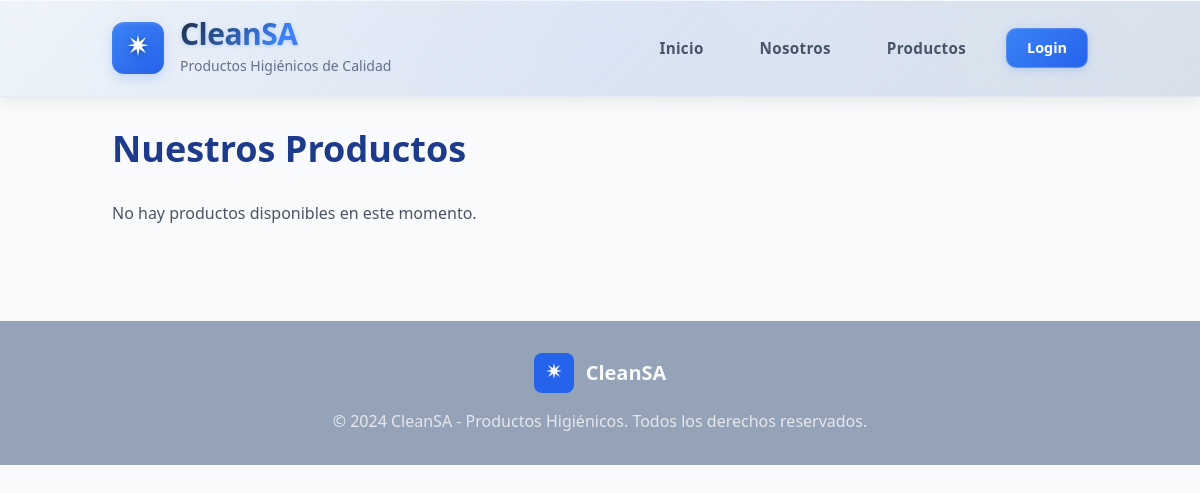
Before: /products/ with the older database file.
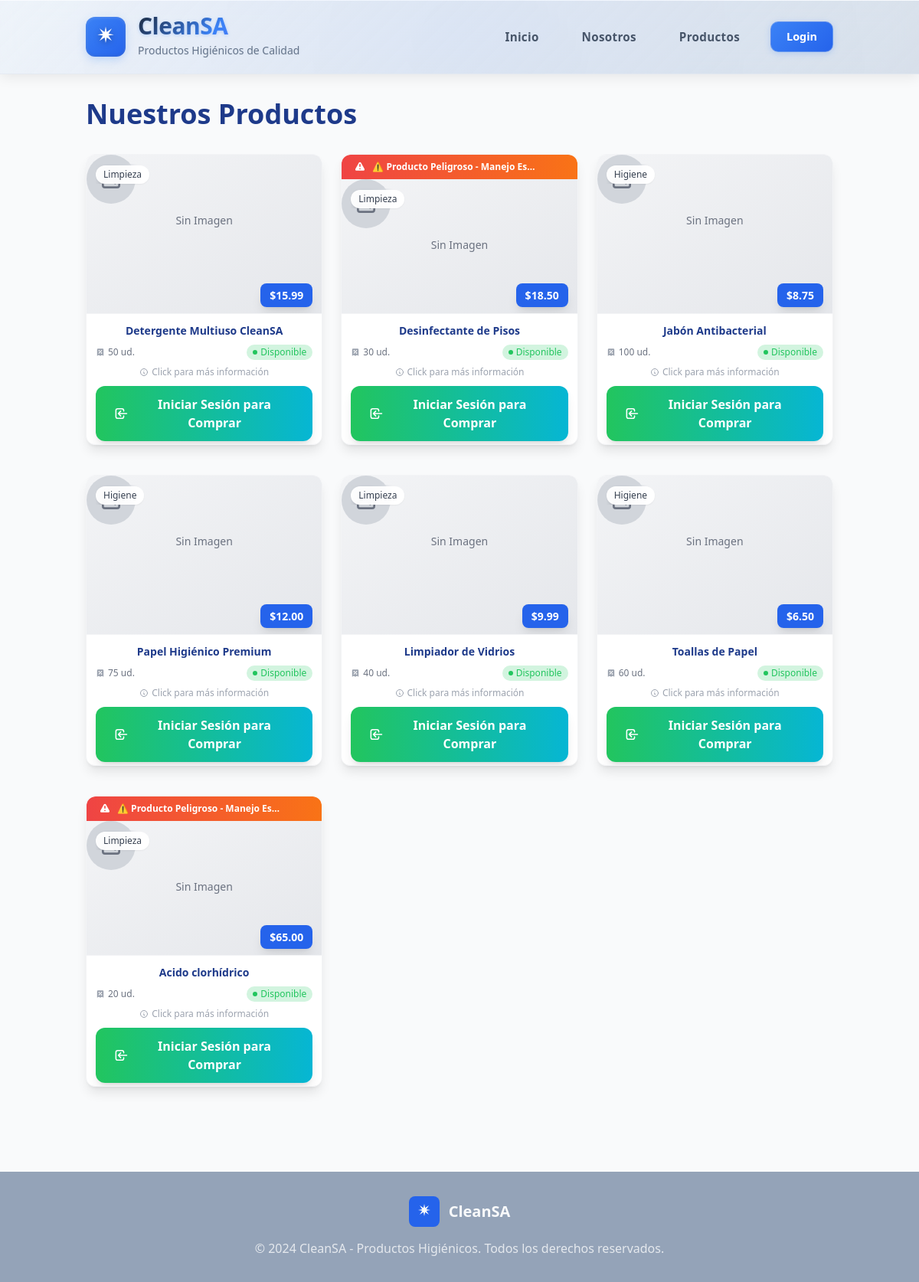
After: the same page with the newer database file.
### app/models.py (models this page shows)
class Producto (database.Model):
    __tablename__ = 'productos'
    id = database.Column(database.Integer, primary_key=True)
    nombre = database.Column(database.String(100), nullable=False)
    precio = database.Column(database.Float, nullable=False)
    stock = database.Column(database.Integer, nullable=False)
    fk_categoria = database.Column(database.Integer,database.ForeignKey('categorias.id'), nullable=False)
    peligroso = database.Column(database.Boolean, nullable=False)

class Categoria (database.Model):
    __tablename__ = 'categorias'
    id = database.Column(database.Integer, primary_key=True)
    nombre = database.Column(database.String(100), nullable=False)

### app/blueprints/products.py (the view)
@products_bp.route('/')
def list_products():
    try:
        productos = Producto.query.all()
        categorias = {cat.id: cat.nombre for cat in Categoria.query.all()}
        return render_template('productos.html',
                             productos=productos,
                             categorias=categorias)
    except Exception as e:
        return render_template('productos.html',
                             productos=[],
                             categorias={})

### app/templates/productos.html (shortened to what this page needs)
<!DOCTYPE html>
<html lang="es">
<head>
    <script src="https://cdn.tailwindcss.com"></script>
    <link rel="stylesheet" href="../static/css/nav-liquid-glass.css">
</head>
<body class="bg-smoke-white min-h-screen">
    {% include 'components/nav.html' %}
    <main class="container mx-auto px-6 py-8">
        <h1 class="text-4xl font-bold text-dark-teal mb-8">Nuestros Productos</h1>
        {% if productos %}
            <div class="grid grid-cols-1 sm:grid-cols-2 lg:grid-cols-3 gap-6">
                {% for producto in productos %}
                    {% include 'components/producto.html' %}
                {% endfor %}
            </div>
        {% else %}
            <p class="text-gray-600">No hay productos disponibles en este momento.</p>
        {% endif %}
    </main>
    {% include 'components/footer.html' %}
</body>
</html>

### app/templates/components/producto.html (shortened to what the changed rows need)
<div class="flip-card group cursor-pointer" data-producto-id="{{ producto.id }}">
    <div class="flip-card-inner">
        <div class="flip-card-front bg-white rounded-xl shadow-lg hover:shadow-xl transition-all duration-300 border border-gray-100 relative overflow-hidden">
            {% if producto.peligroso %}
                <div class="bg-gradient-to-r from-red-500 to-orange-500 text-white px-4 py-2 pr-12 text-xs font-semibold flex items-center rounded-t-xl">
                    <span class="truncate">⚠️ Producto Peligroso - Manejo Especial</span>
                </div>
            {% endif %}
            <div class="{% if producto.peligroso %}h-44{% else %}h-52{% endif %} bg-gray-50 border-b border-gray-100 relative overflow-hidden">
                <div class="placeholder-content absolute inset-0 bg-gradient-to-br from-gray-100 to-gray-200 flex flex-col items-center justify-center hidden">
                    <div class="w-16 h-16 bg-gray-300 rounded-full flex items-center justify-center mb-3">
                    </div>
                    <p class="text-gray-500 text-sm font-medium">Sin Imagen</p>
                </div>
                <div class="absolute top-3 left-3">
                    <span class="inline-flex items-center px-2.5 py-1 rounded-full text-xs font-medium bg-white bg-opacity-95 text-gray-700 shadow-sm backdrop-blur-sm">
                        {{ categorias.get(producto.fk_categoria, 'Sin categoría') }}
                    </span>
                </div>
                <div class="absolute bottom-3 right-3">
                    <span class="bg-pro-blue text-white px-3 py-1.5 rounded-lg text-base font-bold shadow-lg backdrop-blur-sm">
                        ${{ "%.2f"|format(producto.precio) }}
                    </span>
                </div>
            </div>
            <div class="p-3 flex flex-col justify-between" style="height: calc(100% - 13rem);">
                <div>
                    <h3 class="text-base font-bold text-dark-teal leading-tight mb-2">{{ producto.nombre }}</h3>
                    <div class="flex items-center justify-between mb-2">
                        <div class="flex items-center gap-1">
                            <span class="text-xs text-gray-500">{{ producto.stock }} ud.</span>
                        </div>
                        {% if producto.stock > 0 %}
                            <span class="inline-flex items-center px-2 py-0.5 rounded-full text-xs font-medium bg-warm-green bg-opacity-20 text-warm-green">
                                <div class="w-1.5 h-1.5 bg-warm-green rounded-full mr-1 animate-pulse"></div>
                                Disponible
                            </span>
                        {% else %}
                            <span class="inline-flex items-center px-2 py-0.5 rounded-full text-xs font-medium bg-red-100 text-red-800">
                                <div class="w-1.5 h-1.5 bg-red-500 rounded-full mr-1"></div>
                                Sin Stock
                            </span>
                        {% endif %}
                    </div>
                </div>
                <div class="text-center text-xs text-gray-400 mb-2">
                    <span class="inline-flex items-center">
                        <svg class="w-3 h-3 mr-1" fill="none" stroke="currentColor" viewBox="0 0 24 24">
                            <path stroke-linecap="round" stroke-linejoin="round" stroke-width="2" d="M13 16h-1v-4h-1m1-4h.01M21 12a9 9 0 11-18 0 9 9 0 0118 0z"/>
                        </svg>
                        Click para más información
                    </span>
                </div>
                {% if current_user.is_authenticated and not current_user.es_admin %}
                    {% if producto.stock > 0 %}
                        {% if producto.peligroso and current_user.es_particular %}
                            <div class="w-full bg-gradient-to-r from-orange-400 to-red-500 text-white font-medium py-3 px-4 rounded-xl text-center text-sm border border-orange-300">
                                <svg class="w-4 h-4 inline mr-2" fill="currentColor" viewBox="0 0 20 20">
                                    <path fill-rule="evenodd" d="M8.257 3.099c.765-1.36 2.722-1.36 3.486 0l5.58 9.92c.75 1.334-.213 2.98-1.742 2.98H4.42c-1.53 0-2.493-1.646-1.743-2.98l5.58-9.92zM11 13a1 1 0 11-2 0 1 1 0 012 0zm-1-8a1 1 0 00-1 1v3a1 1 0 002 0V6a1 1 0 00-1-1z" clip-rule="evenodd"/>
                                </svg>
                                ⚠️ Producto solo para empresas
                            </div>
                        {% else %}
                            <button onclick="addToCart({{ producto.id }}, this)" class="add-to-cart-btn w-full bg-gradient-to-r from-light-teal to-pro-blue hover:from-pro-blue hover:to-dark-teal text-white font-semibold py-3 px-6 rounded-xl transition-all duration-300 transform hover:scale-105 shadow-lg hover:shadow-xl flex items-center justify-center group">
                                <svg class="w-5 h-5 mr-2 transition-transform group-hover:scale-110" fill="none" stroke="currentColor" viewBox="0 0 24 24">
                                    <path stroke-linecap="round" stroke-linejoin="round" stroke-width="2" d="M3 3h2l.4 2M7 13h10l4-8H5.4m0 0L7 13m0 0l-1.5 6M7 13l-1.5-6m0 0h12m-10 6h8m-8 0v6a2 2 0 002 2h4a2 2 0 002-2v-6"/>
                                </svg>
                                Agregar al Carrito
                            </button>
                        {% endif %}
                    {% else %}
                        <button disabled class="w-full bg-gray-200 text-gray-400 font-semibold py-3 px-6 rounded-xl cursor-not-allowed flex items-center justify-center">
                            <svg class="w-5 h-5 mr-2" fill="none" stroke="currentColor" viewBox="0 0 24 24">
                                <path stroke-linecap="round" stroke-linejoin="round" stroke-width="2" d="M18.364 18.364A9 9 0 005.636 5.636m12.728 12.728L5.636 5.636m12.728 12.728L18.364 5.636"/>
                            </svg>
                            No Disponible
                        </button>
                    {% endif %}
                {% else %}
                    <a href="{{ url_for('auth.login') }}" class="w-full bg-gradient-to-r from-warm-green to-light-teal hover:from-light-teal hover:to-warm-green text-white font-semibold py-3 px-6 rounded-xl transition-all duration-300 transform hover:scale-105 shadow-lg hover:shadow-xl flex items-center justify-center group text-decoration-none">
                        <svg class="w-5 h-5 mr-2 transition-transform group-hover:scale-110" fill="none" stroke="currentColor" viewBox="0 0 24 24">
                            <path stroke-linecap="round" stroke-linejoin="round" stroke-width="2" d="M11 16l-4-4m0 0l4-4m-4 4h14m-5 4v1a3 3 0 01-3 3H6a3 3 0 01-3-3V7a3 3 0 013-3h7a3 3 0 013 3v1"/>
                        </svg>
                        Iniciar Sesión para Comprar
                    </a>
                {% endif %}
            </div>
        </div>
        <div class="flip-card-back bg-gradient-to-br from-light-teal to-pro-blue rounded-xl shadow-xl border border-gray-100 relative overflow-hidden">
            <div class="absolute top-3 right-3 z-20">
                <div class="bg-white bg-opacity-20 rounded-full p-1.5 hover:bg-opacity-30 transition-all duration-200 shadow-sm">
                </div>
            </div>
            <div class="h-full flex flex-col p-4 text-white">
                <div class="mb-3">
                    <h4 class="text-lg font-bold mb-1">{{ producto.nombre }}</h4>
                    <div class="flex items-center justify-between">
                        <span class="text-xs opacity-80">{{ categorias.get(producto.fk_categoria, 'Sin categoría') }}</span>
                        <span class="text-xl font-bold">${{ "%.2f"|format(producto.precio) }}</span>
                    </div>
                </div>
                <div class="flex-grow space-y-3">
                    <div class="bg-white bg-opacity-10 rounded-lg p-2.5 backdrop-blur-sm">
                        <h5 class="font-semibold mb-1.5 flex items-center text-sm">
                        </h5>
                        <div class="flex items-center justify-between text-xs">
                            <span>Stock disponible:</span>
                            <span class="font-bold">{{ producto.stock }} unidades</span>
                        </div>
                        <div class="flex items-center justify-between text-xs mt-1">
                            <span>Estado:</span>
                            {% if producto.stock > 0 %}
                                <span class="bg-green-400 bg-opacity-30 px-1.5 py-0.5 rounded text-xs font-medium">
                                </span>
                            {% else %}
                                <span class="bg-red-400 bg-opacity-30 px-1.5 py-0.5 rounded text-xs font-medium">
                                    ✗ Sin Stock
                                </span>
                            {% endif %}
                        </div>
                    </div>
                    {% if producto.peligroso %}
                        <div class="bg-red-500 bg-opacity-20 rounded-lg p-2.5 backdrop-blur-sm border border-red-400 border-opacity-30">
                            <h5 class="font-semibold mb-1.5 flex items-center text-orange-200 text-sm">
                            </h5>
                            <p class="text-xs opacity-90">
                            </p>
                        </div>
                    {% endif %}
                </div>
                <div class="mt-3 text-center text-xs opacity-70">
                    <span class="inline-flex items-center">
                    </span>
                </div>
            </div>
        </div>
    </div>
</div>

Changed rows visible on the page:
added Producto: get "Limpieza", precio "15.99", nombre "Detergente Multiuso CleanSA", stock "50", shows "Disponible"
added Producto: peligroso True (drawn), get "Limpieza", precio "18.50", nombre "Desinfectante de Pisos", stock "30", shows "Disponible"
added Producto: get "Higiene", precio "8.75", nombre "Jabón Antibacterial", stock "100", shows "Disponible"
added Producto: get "Higiene", precio "12.00", nombre "Papel Higiénico Premium", stock "75", shows "Disponible"
added Producto: get "Limpieza", precio "9.99", nombre "Limpiador de Vidrios", stock "40", shows "Disponible"
added Producto: get "Higiene", precio "6.50", nombre "Toallas de Papel", stock "60", shows "Disponible"
added Producto: peligroso True (drawn), get "Limpieza", precio "65.00", nombre "Acido clorhídrico", stock "20", shows "Disponible"
Other visible differences:
text no longer shown: "No hay productos disponibles en este momento."
